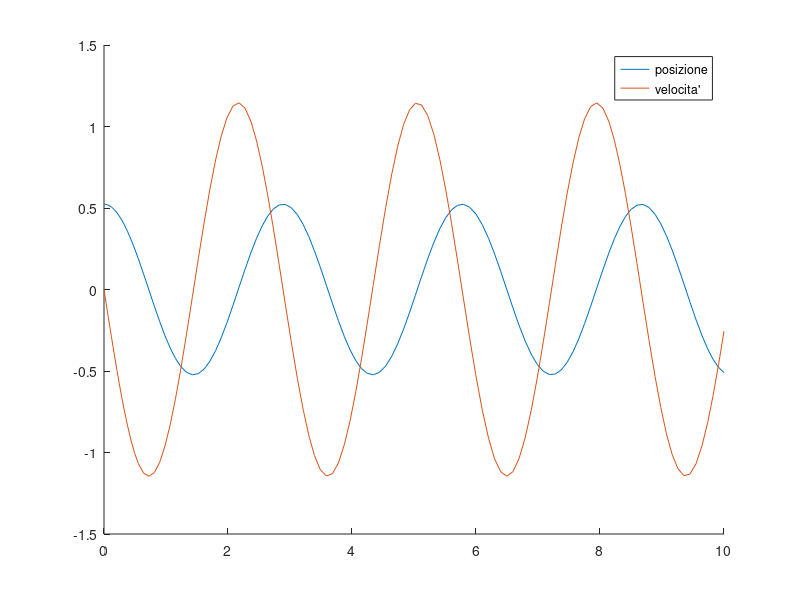

The MATLAB script that drew this image:
k=9.8/2;
f = @(x,y) [y(2); -k*sin(y(1))];
y0 = [pi/6,0];
[x,y] = ode45(f,[0, 10],y0);
hold on
plot(x,y(:,1))
plot(x,y(:,2))
legend("posizione", "velocita'")
